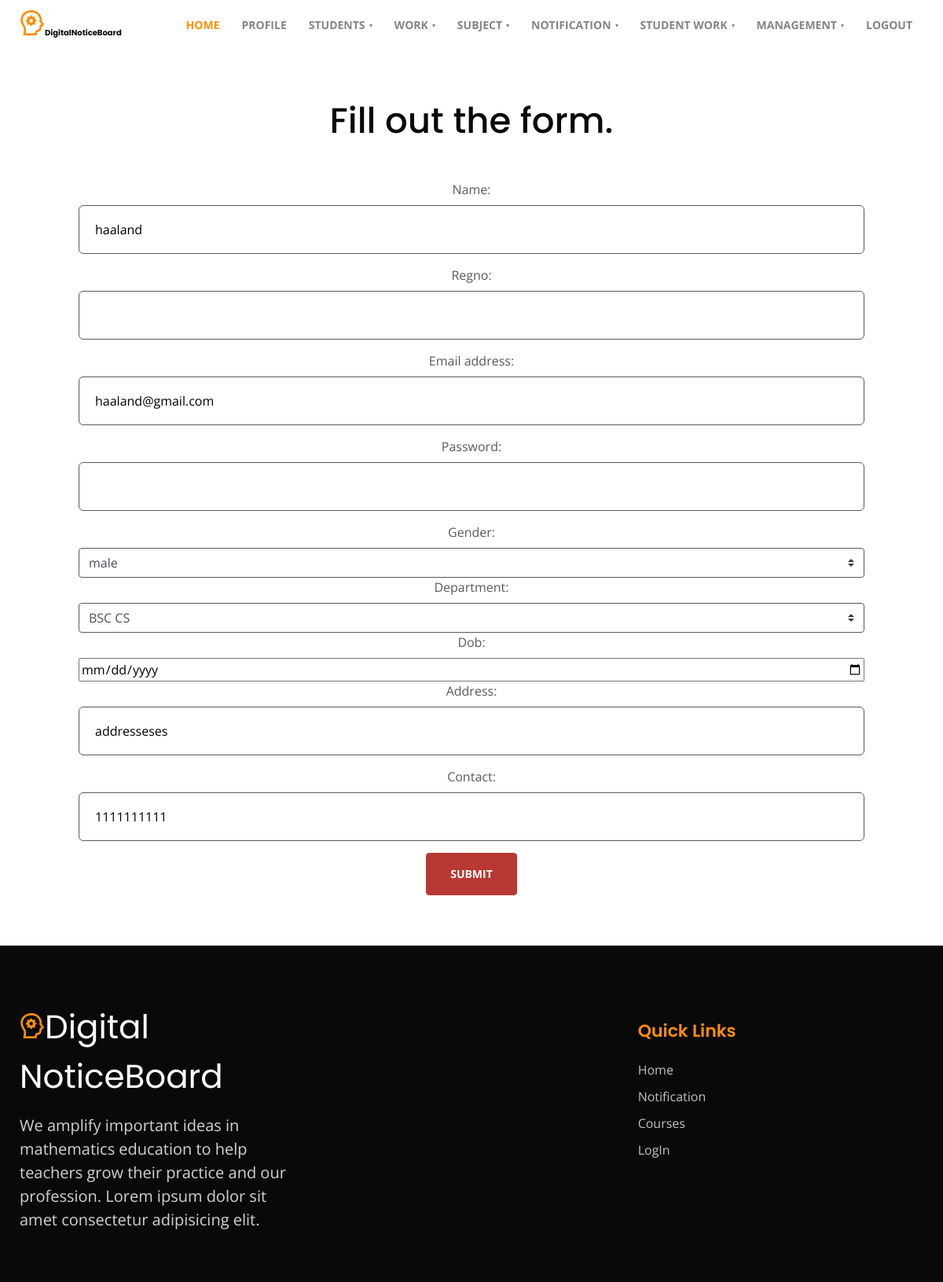
The app's page /update_profile_student (signed in) with its own data.
### Authentication/models.py (models this page shows)
class Register(AbstractUser):
    name = models.CharField(max_length=50,default='')
    contact = models.IntegerField(null=True)
    address = models.CharField(max_length=50,default='')
    gender = models.CharField(max_length=50,default='')
    experience = models.CharField(max_length=50,default='')
    qualification = models.CharField(max_length=50,default='')
    usertype = models.IntegerField(null=True)
    department = models.ForeignKey(Departments,on_delete=models.CASCADE,null=True)
    semester = models.ForeignKey(Semesters,on_delete=models.CASCADE,null=True)
    batch = models.CharField(max_length=50,default='')
    dob = models.CharField(max_length=50,default='')
    status = models.IntegerField(default=0)
    examstatus = models.IntegerField(default=0)
    regno = models.IntegerField(null=True,unique=True)
    class Meta:
        unique_together = ('username', 'regno')

### Authentication/views.py (the view)
# urls.py: path('update_profile_student',views.student_profile_update),
@login_required(login_url='/login')
def student_profile_update(request):
    data = Register.objects.get(id=request.user.id)
    if request.method =='POST':
        form = StudentRegisterForm(request.POST,instance=data)
        if form.is_valid():
            data.set_password(request.POST['password'])
            data.save()
            form.save()
        return redirect('/login',{'data':data})
    else:
        form = StudentRegisterForm(instance=data)
    return render(request,'update_profile_student.html',{'form':form})

### department/models.py (called while the page is built)
    def __str__(self) -> str:
        return self.departmentname

### Authentication/templates/update_profile_student.html (shortened to what this page needs)
{%extends 'layout.html'%}
{%block content%}
  <section class="w3l-contacts-12" id="contact">
      <div class="container py-5">
          <div class="contacts12-main py-md-3">
              <div class="header-section text-center">
                  <h3 class="mb-md-5 mb-4">Fill out the form.
              </div>
              <form method="post" class="">
                {{form.as_p}}
                  <div class="text-center">
                      <input type="submit" class="btn-secondary btn theme-button" value="Submit">
                  </div>
              </form>
          </div>
      </div>
{%endblock%}

### records on screen
Register: name "haaland", email "haaland@gmail.com", gender "male", department "BSC CS", address "addresseses", contact "1111111111"
